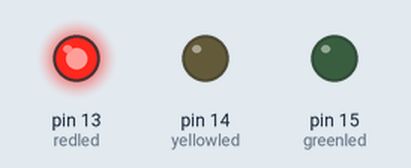
The sketch below on a simulated Arduino Uno, built with avr-gcc and run on an emulated ATmega328P. Shown: output pins drawn as LEDs (lit = HIGH).

Above: at 2.5 s.
At 7.5 s:
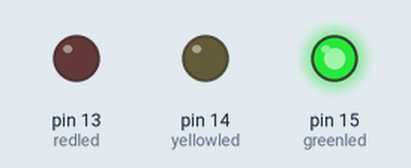
At 12.5 s:
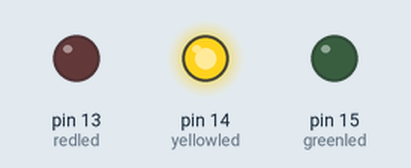
Timing chart, 0 to 19.5 s (numbered marks = the images above):
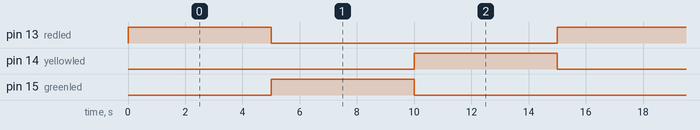

Measured:
- by itself, pin 13 (redled), pin 14 (yellowled), pin 15 (greenled): alternates HIGH for 5.0 s and LOW for 10.0 s
- by itself, everything shown: repeats every 15.0 s, in 3 steps

The sketch:

TrafficLight.ino
```cpp
int redled =13;
int greenled =15;
int yellowled =14;
void setup() {
  // put your setup code here, to run once:
  pinMode(redled,OUTPUT);
  pinMode(greenled,OUTPUT);
  pinMode(yellowled,OUTPUT);
}

void loop() {
  // put your main code here, to run repeatedly:
  digitalWrite(redled,HIGH);
  digitalWrite(greenled,LOW);
  digitalWrite(yellowled,LOW);
  delay(5000);
  digitalWrite(greenled,HIGH);
  digitalWrite(yellowled,LOW);
  digitalWrite(redled,LOW);
  delay(5000);
  digitalWrite(yellowled,HIGH);
  digitalWrite(redled,LOW);
  digitalWrite(greenled,LOW);
  delay(5000);
}
```
